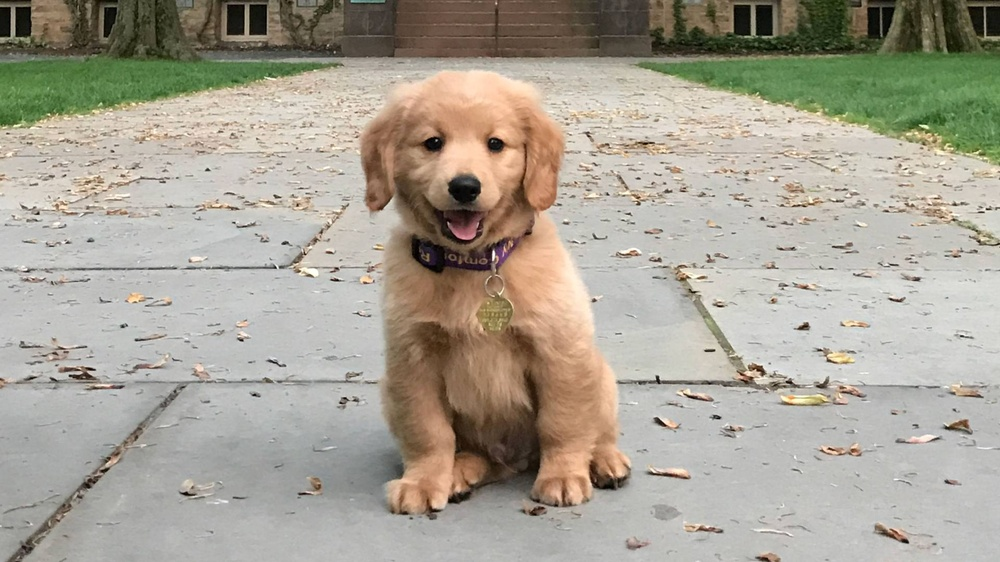
#> input picture dog.jpg, 1000 x 562 px, shrunk from 1920 x 1080 before the run
$ python vconcat.py
#> lines starting #> are read from the running program, lines starting #| are printed output that depends on the picture
import cv2
import numpy as np

img1 = cv2.imread("dog.jpg",cv2.IMREAD_COLOR)
#> img1 is the input picture: shape (562, 1000, 3); mean B, G, R 148.8, 162.3, 168.1
flipImg = cv2.flip(img1,0)
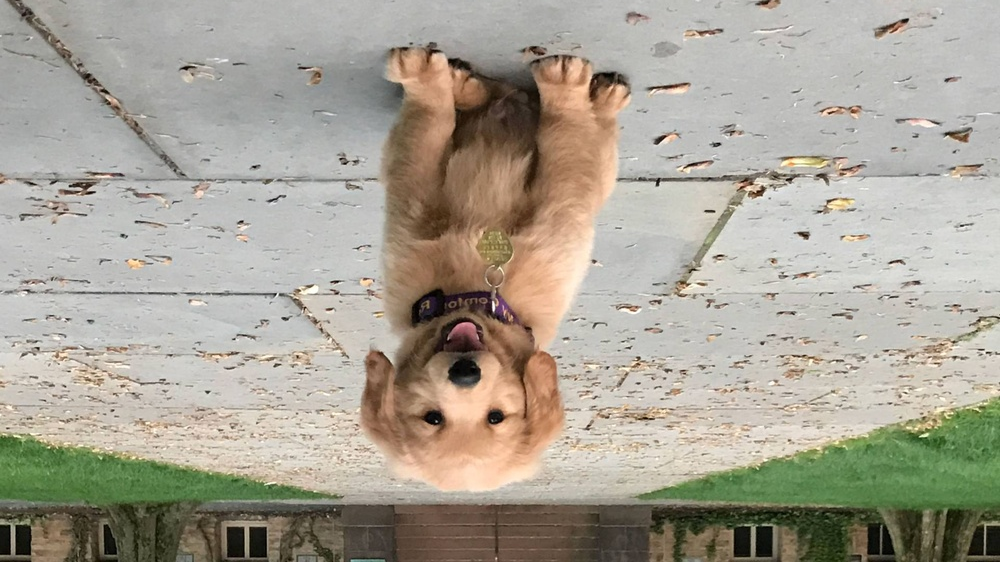
#> flipImg: shape (562, 1000, 3); mean B, G, R 148.8, 162.3, 168.1

vconcatImg = cv2.vconcat([img1,flipImg])
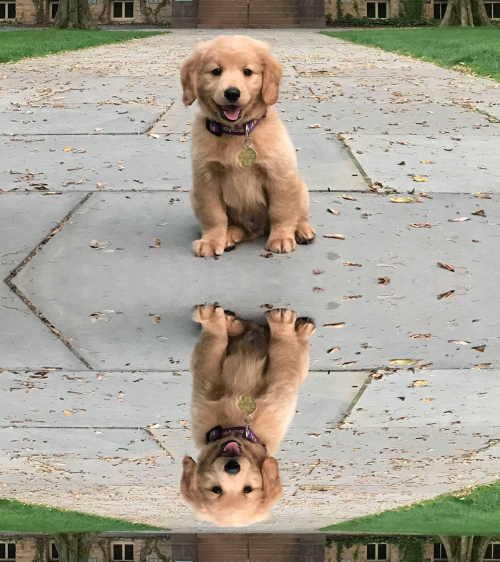
#> vconcatImg: shape (1124, 1000, 3) (shown at 1/2 size); mean B, G, R 148.8, 162.3, 168.1
hconcatImg = cv2.hconcat([img1,flipImg])
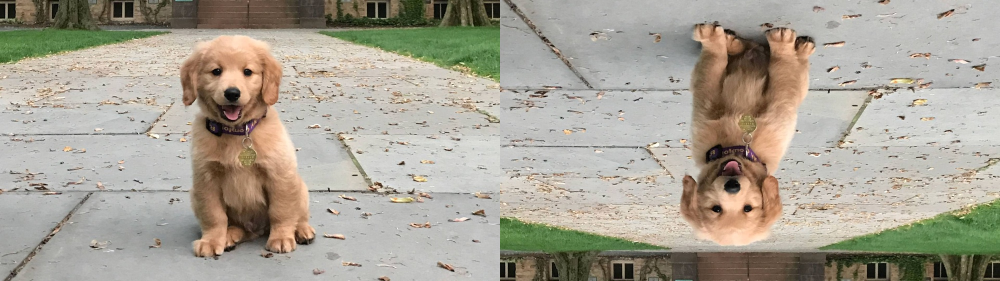
#> hconcatImg: shape (562, 2000, 3) (shown at 1/2 size); mean B, G, R 148.8, 162.3, 168.1

cv2.imshow('vconcatImg',vconcatImg)
cv2.imshow('hconcatImg',hconcatImg)
cv2.waitKey(0)
cv2.destroyAllWindows()

$ run again, with fish.jpg copied over dog.jpg
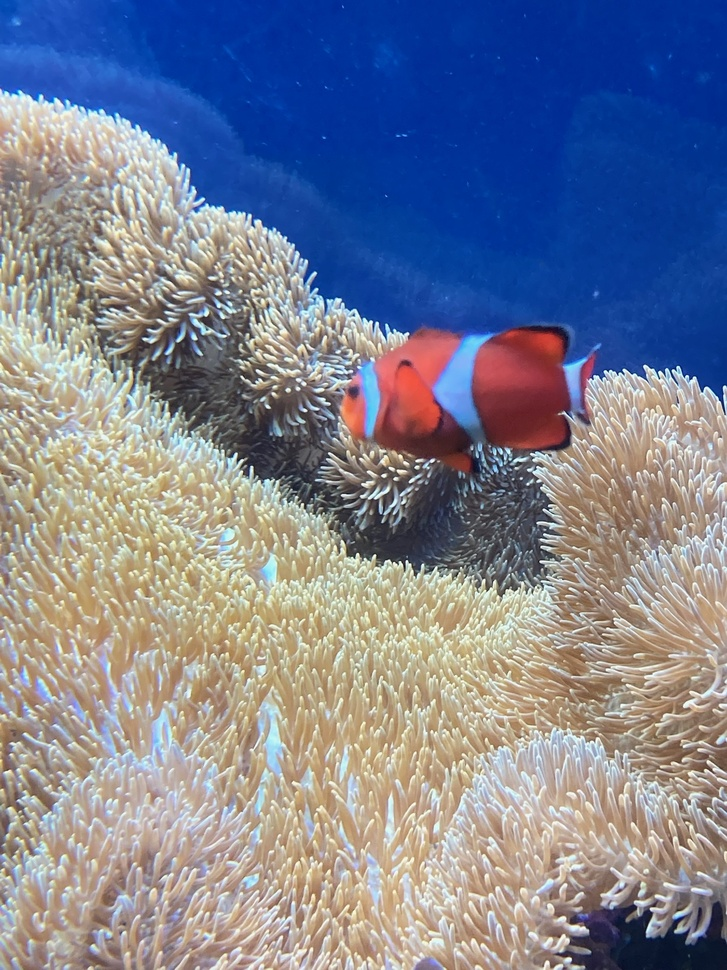
#> input picture fish.jpg, 727 x 970 px, shrunk from 1536 x 2048 before the run
#> img1 is the input picture: shape (970, 727, 3); mean B, G, R 146.4, 128.5, 123.5
#> `vconcatImg = cv2.vconcat([img1,flipImg])`:
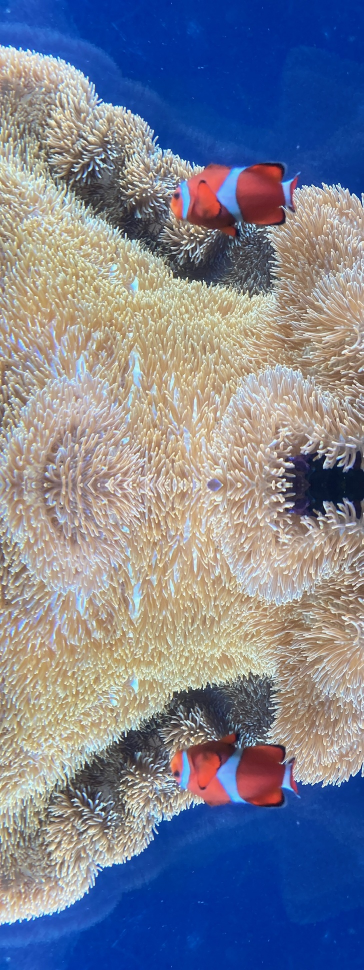
#> vconcatImg: shape (1940, 727, 3) (shown at 1/2 size); mean B, G, R 146.4, 128.5, 123.5
#> `hconcatImg = cv2.hconcat([img1,flipImg])`:
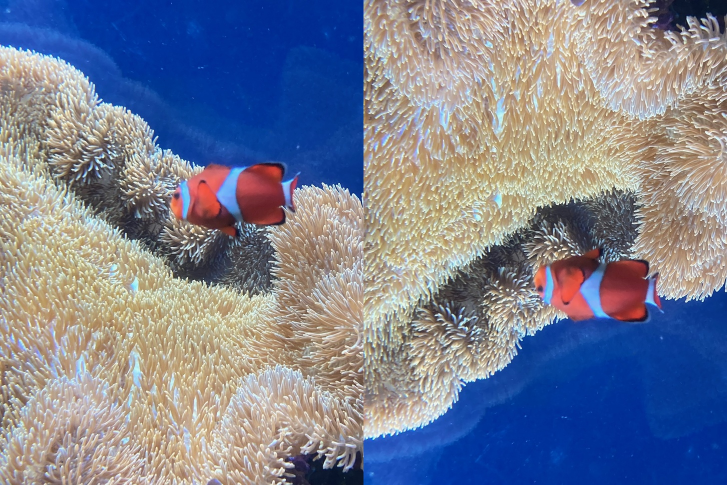
#> hconcatImg: shape (970, 1454, 3) (shown at 1/2 size); mean B, G, R 146.4, 128.5, 123.5
